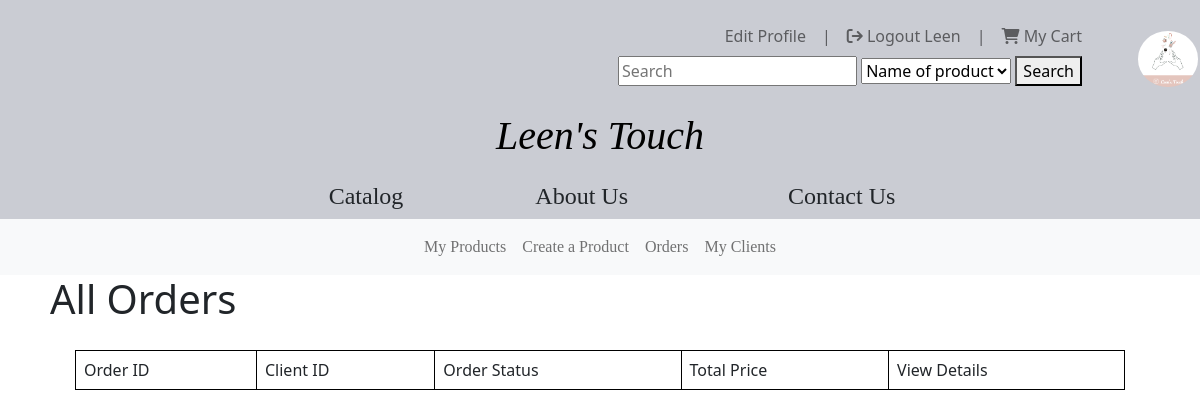
Page /Orders/getOrders (signed in) on the earlier database version.
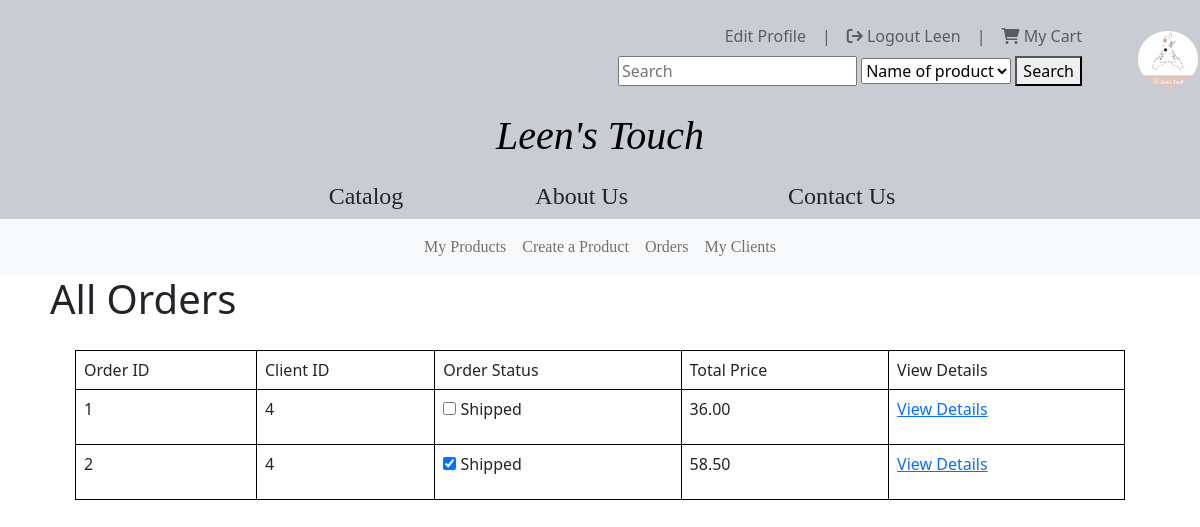
Same page on the later database version.
### tables this page shows
CREATE TABLE `orders` (
  `order_id` int(7) NOT NULL,
  `user_id` int(4) NOT NULL,
  `status` varchar(10) DEFAULT NULL,
  `total_price` double(10,2) NOT NULL
);

### app/controllers/Orders.php (called while the page is built, shortened)
<?php
    class Orders extends Controller{
        public function __construct(){
            $this->orderModel = $this->model('orderModel');
        }
        public function getOrders(){
            $orders = $this->orderModel->getOrders();
            $data = [
                "orders" => $orders
            ];
            $this->view('Orders/getOrders',$data);
        }
    }
?>

### app/core/app.php (called while the page is built, shortened)
<?php
    class App{
        protected $currentMethod = 'index';
        public function __construct()
        {
            $url = $this->parseURL();
            if(file_exists('../app/controllers/'.$url[0].'.php')){
                unset($url[0]);
            }
            $this->currentController = new $this->currentController;
            if(isset($url[1])){
                if(method_exists($this->currentController, $url[1])){
                    $this->currentMethod = $url[1];
                    unset($url[1]);
                }
            }
            $this->params = $url ? array_values($url) : [];
            call_user_func_array([$this->currentController, $this->currentMethod], $this->params);
        }
        public function parseURL(){
            if(isset($_GET['url'])){
                $url = rtrim($_GET['url'], '/');
                $url = filter_var($url, FILTER_SANITIZE_URL);
                $url = explode('/',$url);
                return $url;
            }
        }
    }

### public/index.php (called while the page is built, shortened)
<?php
    $init = new App;
?>

### app/core/Model.php (called while the page is built, shortened)
<?php
class Model
{
    private $host = DB_HOST;
    private $user = DB_USER;
    private $pass = DB_PASS;
    private $dbname = DB_NAME;
    private $dbh;
    private $stmt;
    public function __construct()
    {
        $dsn = 'mysql:host=' . $this->host . ';dbname=' . $this->dbname;
        $options = array(
            PDO::ATTR_PERSISTENT => true,
            PDO::ATTR_ERRMODE => PDO::ERRMODE_EXCEPTION
        );
        try {
            $this->dbh = new PDO($dsn, $this->user, $this->pass, $options);
        } catch (PDOException $e) {
            $this->error = $e->getMessage();
            echo $this->error;
        }
    }
    public function query($sql)
    {
        $this->stmt = $this->dbh->prepare($sql);
    }
    public function execute()
    {
        return $this->stmt->execute();
    }
    public function getResultSet(){
        $this->execute();
        return $this->stmt->fetchAll(PDO::FETCH_OBJ);
    }
}

### app/models/orderModel.php (called while the page is built, shortened)
<?php
    Class orderModel{
        public function __construct(){
            $this->db = new Model;
        }
        public function getOrders(){
            $this->db->query("SELECT * FROM orders");
            return $this->db->getResultSet();
        }
    }
?>

### app/views/Orders/getOrders.php (the view, shortened to what this page needs)
<?php require APPROOT . '/views/includes/header.php'; ?>
<nav class="navbar navbar-expand-lg navbar-light bg-light">
  <div class="collapse navbar-collapse" id="mynavbar">
    <ul style="margin: auto; text-align: center; font-family:'Constantia-Regular';" class="navbar-nav ">
      <li class="nav-item">
        <a class="nav-link" href="/LeensTouch/AdminProducts/getProducts">My Products</a>
      </li>
      <li class="nav-item">
        <a class="nav-link" href="/LeensTouch/AdminProducts/createProduct">Create a Product</a>
      </li>
      <li class="nav-item">
        <a class="nav-link" href="/LeensTouch/Orders/getOrders">Orders</a>
      </li>
      <li class="nav-item">
        <a class="nav-link" href="/LeensTouch/User/getUsers">My Clients</a>
      </li>
    </ul>
  </div>
</nav>
<div class="title" style="margin-left: 50px; float: left;">
  <h1>All Orders</h1>
</div>
<div class="details" style="margin: 75px;">
  <table class="table table-bordered" style="border: 1px solid black;">
    <tr>
      <td>Order ID</td>
      <td>Client ID</td>
      <td>Order Status</td>
      <td>Total Price</td>
      <td>View Details</td>
    </tr>
    <?php
      foreach($data["orders"] as $orders){
        echo"<tr>";
        echo"<td>$orders->order_id</td>";
        echo"<td>$orders->user_id</td>";
        echo"<td>
          <form action='/LeensTouch/Orders/updateOrderStatus/$orders->order_id' method='post'>
          <input type='checkbox' name='OrderStatusCB' onChange='this.form.submit()'";
        if($orders->status == 'Shipped'){
          echo "checked";
        }
        echo "> Shipped
          </form>
          </td>";
        echo"<td>$orders->total_price</td>";
        echo"<td>
          <a href='/LeensTouch/Orders/getOrder/$orders->order_id'>View Details</a>
          </td>";
        echo"</tr>";
      }
    ?>
  </table>
</div>
<?php require APPROOT . '/views/includes/footer.php'; ?>

Differences in the rows shown:
added orders: order_id "1", user "4", total_price "36.00"
added orders: order_id "2", user "4", status "☑", total_price "58.50"
